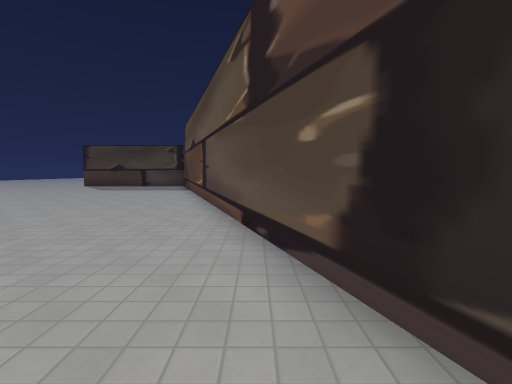
view 1 (above)

16 first-person views from a walk through a 3-D level made in the Godot game engine. The camera is 1.4 m above the floor, tilts 4° down and sees 85° across. The floor is counted in squares, 1.5 m on a side. Each view is taken from the middle of a square. On the plan, view 1 faces up. The plan holds only what a view shows up to about 11 squares ahead; the rest is blank. The place goes on beyond the plan. Characters and animated objects are not drawn. Some surface patterns are stand-ins.

view 2
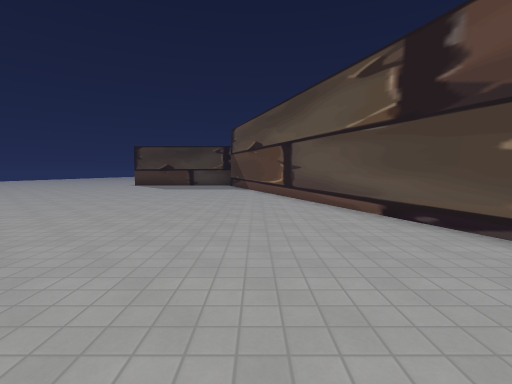

view 3
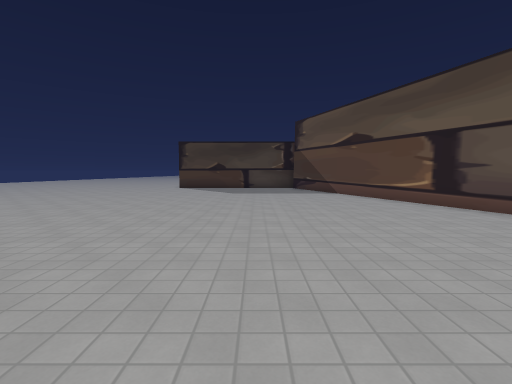

view 4
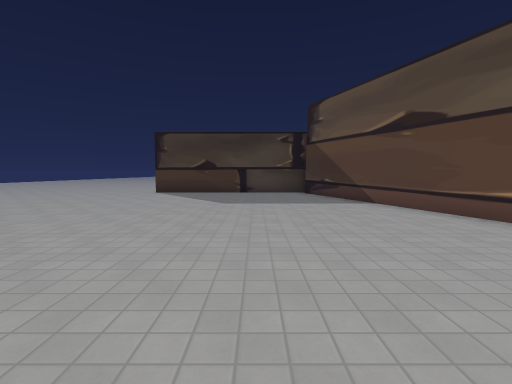

view 5
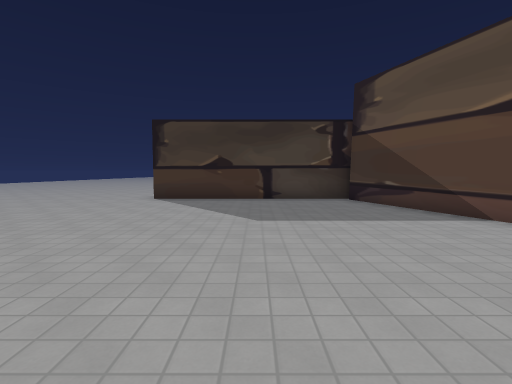

view 6
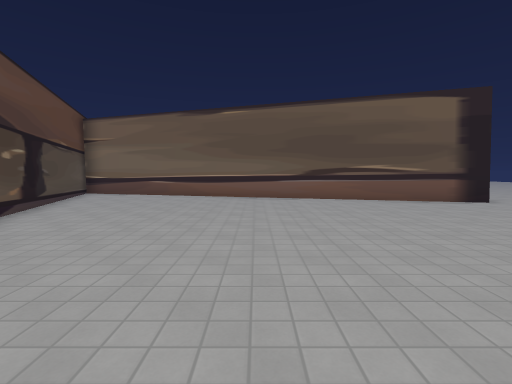

view 7
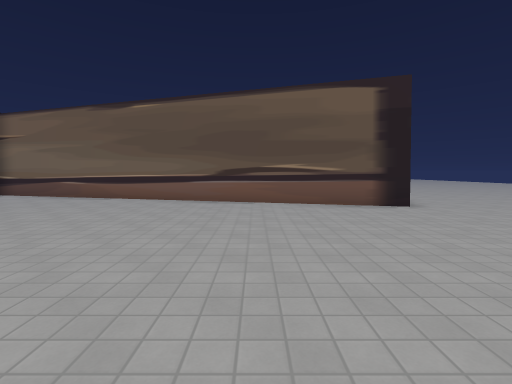

view 8
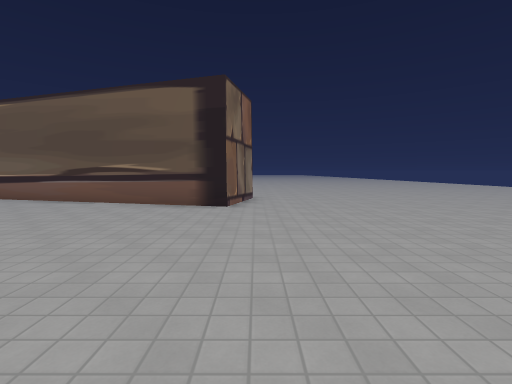

view 9
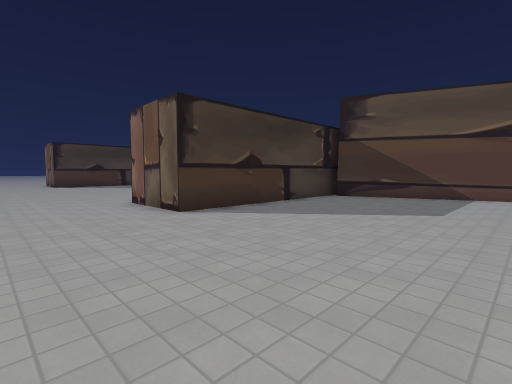

view 10
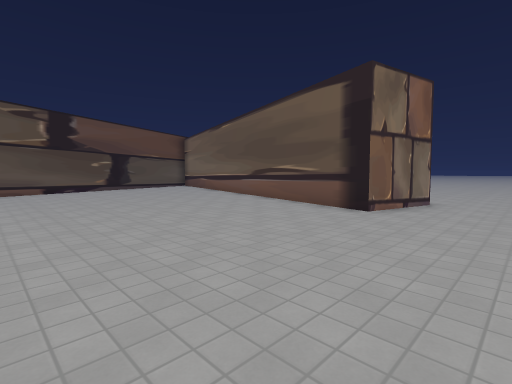

view 11
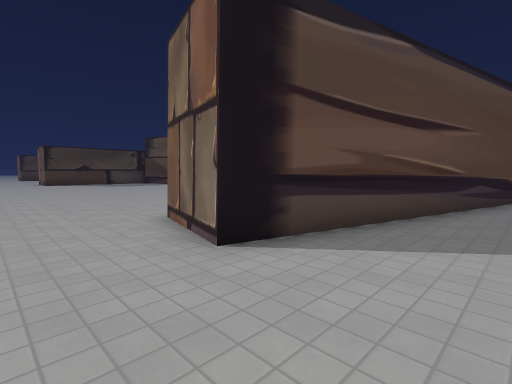

view 12
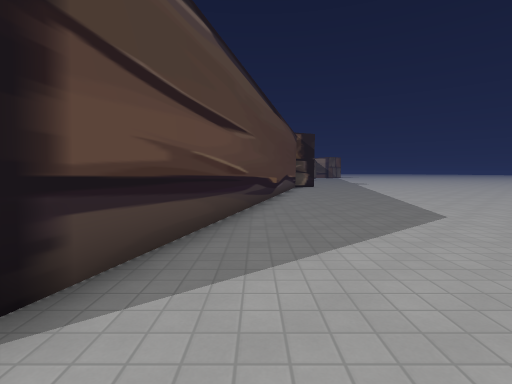

view 13
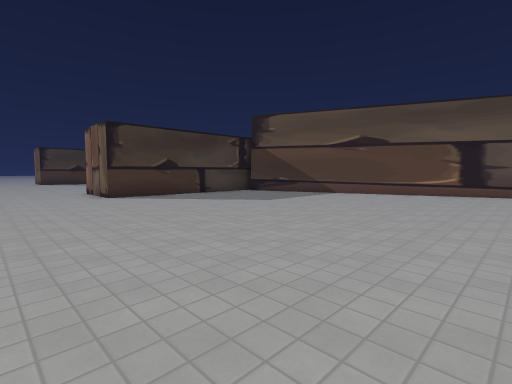

view 14
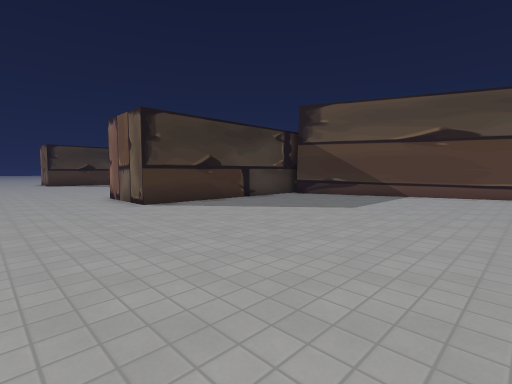

view 15
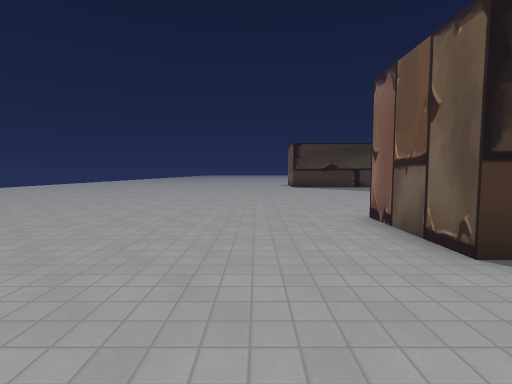

view 16
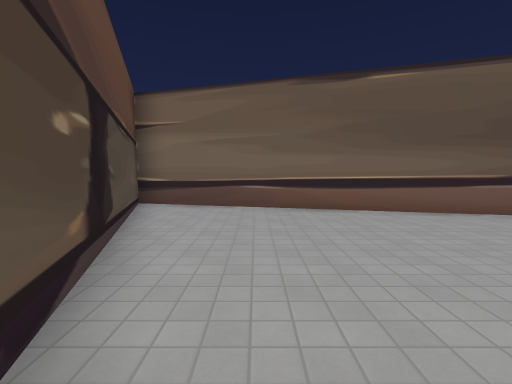

### Floor plan
Points are (right, up) in squares from view 1. A wall is a line through its corners. A room is listed if a view was taken in it or the views show most of it. See-through windows are left out.
Room 1 (views 1, 2, 3, 4, 5, 6, 7, 8, 9, 10, 11, 12, 13, 14, 15, 16)
walls: (-4.6, 18.9) (-11.6, 18.9) (-11.6, 21.8); (-3, -4.8) (-12.9, -2.2) (-12.2, 0.4) (2.6, -3.5) (-4.8, 18.6)
ways out: opening at (-12, 24)

Where each view was taken, in squares from view 1:
view 1: 0 up, 0 right, facing up
view 2: 1 down, 3 left, facing up
view 3: 2 up, 7 left, facing up
view 4: 6 up, 7 left, facing up
view 5: 9 up, 8 left, facing up
view 6: 9 up, 5 left, facing down
view 7: 8 up, 8 left, facing down
view 8: 8 up, 13 left, facing down
view 9: 13 up, 15 left, facing up-right
view 10: 7 up, 15 left, facing down-right
view 11: 5 down, 15 left, facing up-right
view 12: 4 down, 14 left, facing right
view 13: 8 up, 15 left, facing up-right
view 14: 11 up, 15 left, facing up-right
view 15: 16 up, 14 left, facing up
view 16: 5 up, 1 left, facing down
